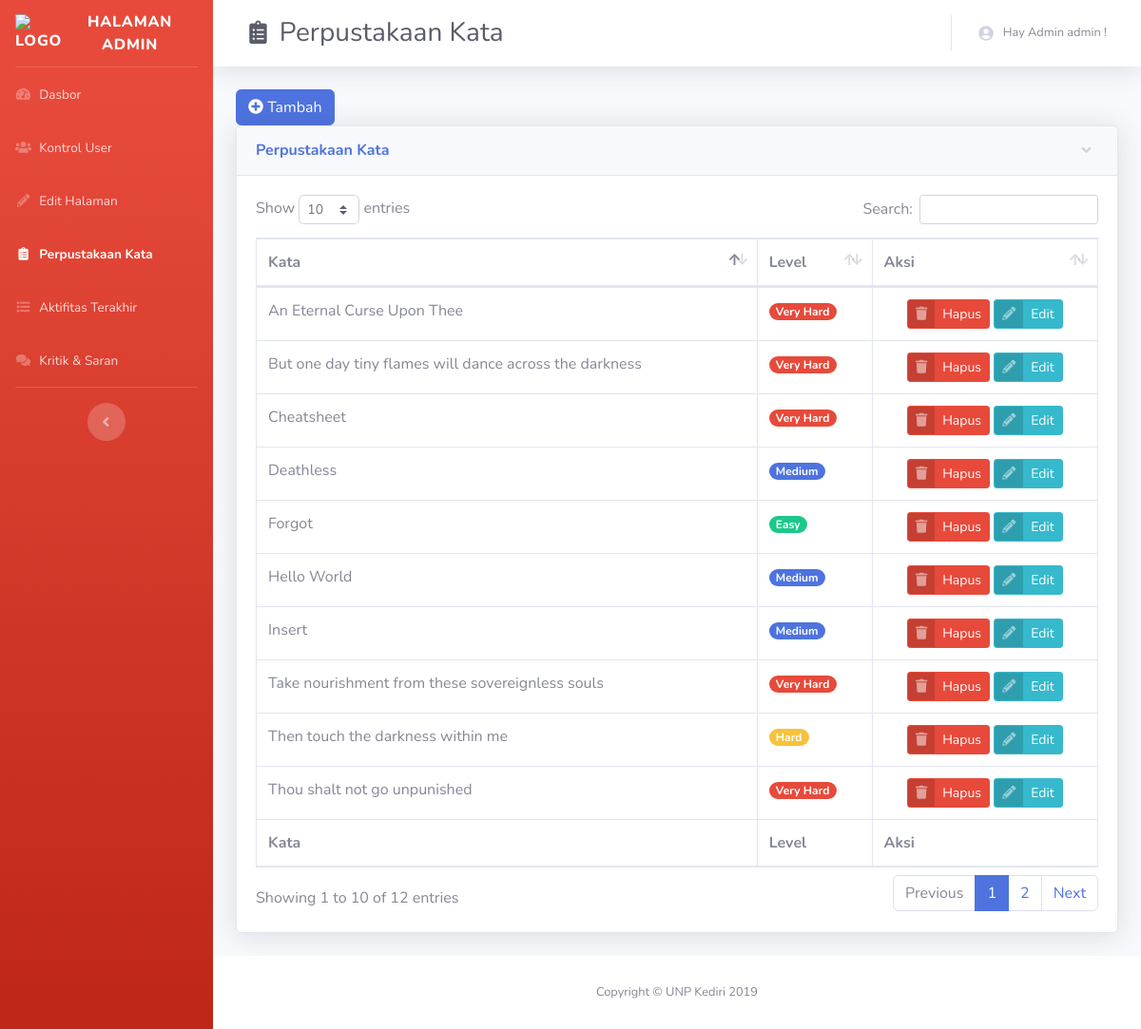
/perpus.php (signed in), run on the app's committed database.
### tables this page shows
CREATE TABLE `user` (
  `id` int(11) NOT NULL,
  `username` varchar(30) NOT NULL,
  `password` varchar(30) NOT NULL,
  `level` int(11) NOT NULL,
  `email` varchar(100) DEFAULT NULL,
  `ftname` varchar(50) DEFAULT NULL,
  `lsname` varchar(50) DEFAULT NULL,
  `temp` varchar(10) DEFAULT NULL,
  `exp_temp` varchar(50) DEFAULT NULL,
  `last_login` varchar(50) DEFAULT NULL
);

CREATE TABLE `kata` (
  `id` int(11) NOT NULL,
  `lvl` int(11) NOT NULL,
  `kata` varchar(9999) NOT NULL
);

### perpus.php (the view, shortened to what this page needs)
<!DOCTYPE html>
<html lang="en">
<head>
<?php
$page = 4;
include 'connect.php';
include 'partials/head.php';
?>
</head>
<body id="page-top">
  <div id="wrapper">
    <?php include 'partials/sidebar.php'; ?>
    <div id="content-wrapper" class="d-flex flex-column">
      <div id="content">
      <?php include 'partials/navbar.php'; ?>
        <div class="container-fluid">
          <a class="btn btn-primary" href="#" data-toggle="modal" data-target="#addModal">
                  <i class="fas fa-plus-circle"></i>
                  Tambah
                </a>
          <div class="card shadow mb-4">
                <a href="#collapseCardExample" class="d-block card-header py-3" data-toggle="collapse" role="button" aria-expanded="true" aria-controls="collapseCardExample">
                  <h6 class="m-0 font-weight-bold text-primary">Perpustakaan Kata</h6>
                </a>
                <div class="collapse show" id="collapseCardExample">
                  <div class="card-body">
                    <div class="table-responsive">
                      <table class="table table-bordered" id="dataTable" width="100%" cellspacing="0">
                        <thead>
                          <tr>
                            <th>Kata</th>
                            <th>Level</th>
                            <th>Aksi</th>
                          </tr>
                        </thead>
                        <tfoot>
                          <tr>
                            <th>Kata</th>
                            <th>Level</th>
                            <th>Aksi</th>
                          </tr>
                        </tfoot>
                        <tbody>
                            <?php $show = mysqli_query($conn, "SELECT * FROM kata");
                            while ($row = mysqli_fetch_array($show)) {
                              echo "<tr><td>".$row['kata']."</td>";
                              if($row['lvl'] == 1){
                                echo "<td><span class='badge badge-pill badge-success'>Easy</span></td>";
                              }elseif($row['lvl'] == 2){
                                echo "<td><span class='badge badge-pill badge-primary'>Medium</span></td>";
                              }elseif($row['lvl'] == 3){
                                echo "<td><span class='badge badge-pill badge-warning'>Hard</span></td>";
                              }else{
                                echo "<td><span class='badge badge-pill badge-danger'>Very Hard</span></td>";
                              }
                            ?>
                            <td align='center'>
                  <a href="#" data-toggle="modal" data-target="#delModal" data-id="<?php echo $row['kata']; ?>" class='btn btn-danger btn-icon-split btn-sm'>
                    <span class='icon text-white-50'>
                      <i class='fas fa-trash'></i>
                    </span>
                    <span class='text'>Hapus</span>
                  </a>
                  <a href="#" data-toggle="modal" data-target="#editModal" data-dif="<?php echo $row['lvl']; ?>" data-id="<?php echo $row['kata']; ?>" class='btn btn-info btn-icon-split btn-sm'>
                    <span class='icon text-white-50'>
                      <i class='fas fa-pencil-alt'></i>
                    </span>
                    <span class='text'>Edit</span>
                  </a></td>
                          </tr><?php } ?>
                        </tbody>
                      </table>
                    </div>
                  </div>
                </div>
              </div>
        </div>
      </div>
      <?php include 'partials/footer.php'; ?>
    </div>
  </div>
</body>
</html>

### partials/navbar.php (shortened to what this page needs)
<?php
include 'connect.php';
$username = mysqli_query($conn, "SELECT * FROM user WHERE id='$usrid'");
$username2 = mysqli_fetch_array($username);
if($lvlusr == 1){
  $tampillevel = "Admin";
}else{
  $tampillevel = "";
}
?>
<nav class="navbar navbar-expand navbar-light bg-white topbar mb-4 static-top shadow">
          <div class="d-none d-sm-inline-block mr-auto ml-md-3 my-2 my-md-0 mw-100">
            <div class="input-group">
              <h1 class="h3 mb-0 text-gray-800"><?php
              if($page == "4"){ echo "<i class='fas fa-fw fa-clipboard-list fa-sm'></i> Perpustakaan Kata"; }
              if($page == "666" || $page == 555){
                if($difficult == 1 || $_SESSION['kesulitan'] == 1){
                  echo "<i class='fas fa-fw fa-smile-beam fa-sm'></i> Easy"; }
                if($difficult == 2 || $_SESSION['kesulitan'] == 2){
                  echo "<i class='fas fa-fw fa-smile fa-sm'></i> Medium"; }
                if($difficult == 3 || $_SESSION['kesulitan'] == 3){
                  echo "<i class='fas fa-fw fa-skull fa-sm'></i> Hard"; }
                if($difficult == 4 || $_SESSION['kesulitan'] == 4){
                  echo "<i class='fas fa-fw fa-skull-crossbones fa-sm'></i> Very Hard"; }
              }?></h1>
            </div>
          </div>
          <ul class="navbar-nav ml-auto">
            <li class="nav-item dropdown no-arrow">
              <a class="nav-link dropdown-toggle" href="#" id="userDropdown" role="button" data-toggle="dropdown" aria-haspopup="true" aria-expanded="false">
                <i class="fas fa-user-circle"></i><i style="margin-left: 10px;"></i>
                <span class="mr-2 d-none d-lg-inline text-gray-600 small">Hay <?php echo $tampillevel." ".$username2['username']; ?> !</span>
              </a>
            </li>
          </ul>
        </nav>

### data on the page
user: username "admin"
kata: kata "Insert", lvl "Medium"
kata: kata "Cheatsheet", lvl "Very Hard"
kata: kata "Forgot", lvl "Easy"
kata: kata "Deathless", lvl "Medium"
kata: kata "Hello World", lvl "Medium"
kata: kata "An Eternal Curse Upon Thee", lvl "Very Hard"
kata: kata "Thou shalt not go unpunished", lvl "Very Hard"
kata: kata "But one day tiny flames will dance across the darkness", lvl "Very Hard"
kata: kata "Take nourishment from these sovereignless souls", lvl "Very Hard"
kata: kata "Then touch the darkness within me", lvl "Hard"

### other printed values
$tampillevel "Admin"
